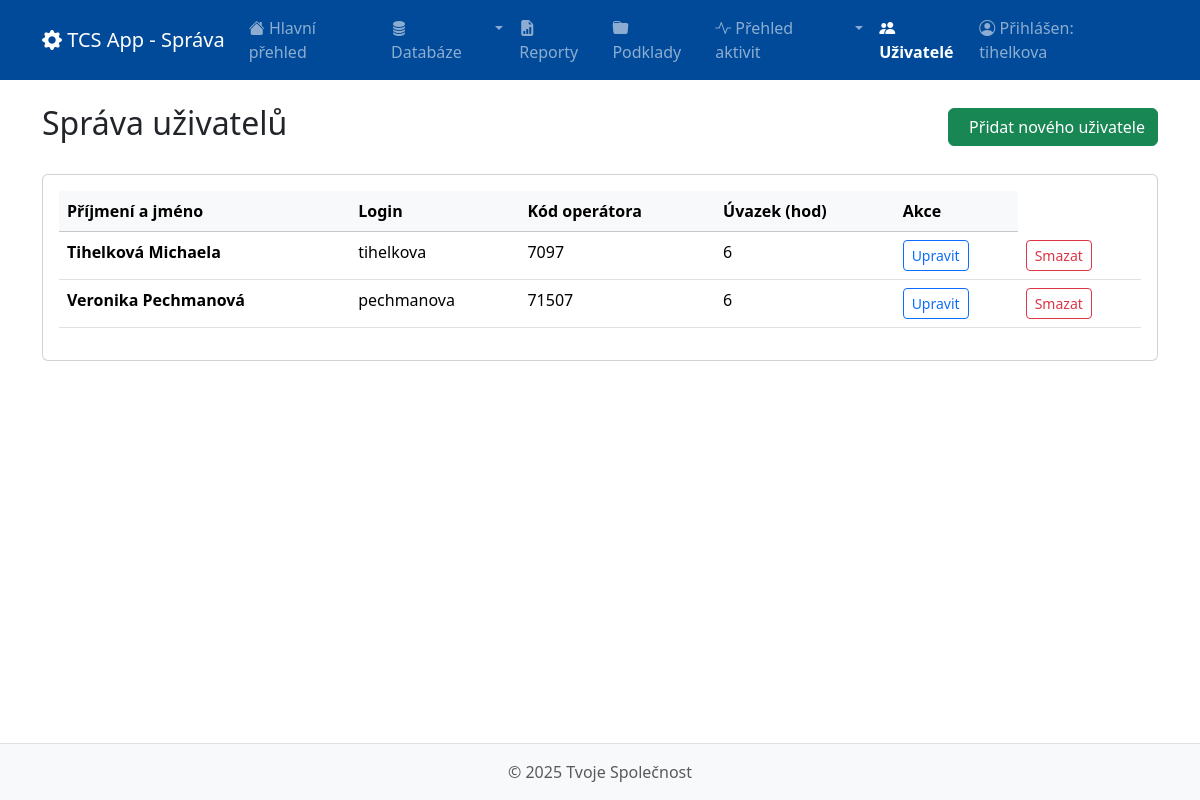
The page /sprava/uzivatele/ (signed in) on the database its author committed.
### sprava/models.py (models this page shows, shortened)
class CustomUser(AbstractUser):
    first_name = models.CharField(max_length=150, blank=False, verbose_name='Jméno')
    last_name = models.CharField(max_length=150, blank=False, verbose_name='Příjmení')
    email = models.EmailField(unique=True, null=True, blank=True, verbose_name='E-mail')
    kod_operatora = models.CharField(max_length=50, unique=True, blank=False, verbose_name="Kód operátora")
    telefonni_cislo = models.CharField(max_length=20, blank=False, verbose_name="Telefonní číslo")
    uvazek_hodiny = models.PositiveIntegerField(blank=False, verbose_name="Úvazek (v hodinách)")
    datum_narozeni = models.DateField(null=True, blank=True, verbose_name="Datum narození")
    svatek = models.DateField(null=True, blank=True, verbose_name="Svátek")
    history = HistoricalRecords()
    REQUIRED_FIELDS = ['first_name', 'last_name', 'email', 'kod_operatora', 'telefonni_cislo', 'uvazek_hodiny']

### sprava/views.py (the view)
# urls.py: path('uzivatele/', views.sprava_uzivatele_overview, name='sprava_uzivatele_overview'),
@login_required
@user_passes_test(is_admin)
def sprava_uzivatele_overview(request):
    users = CustomUser.objects.all().order_by('last_name')
    context = {
        'page_title': 'Správa uživatelů',
        'users': users,
    }
    return render(request, 'sprava/sprava_uzivatele_list.html', context)

### sprava/views.py (called while the page is built)
def is_admin(user):
    return user.is_authenticated and user.is_staff

### templates/sprava/sprava_uzivatele_list.html (shortened to what this page needs)
{% extends "sprava/base.html" %}
{% block content %}
<div class="d-flex justify-content-between align-items-center mb-4">
    <h1 class="h2">{{ page_title }}</h1>
    <a href="{% url 'sprava:user_create' %}" class="btn btn-success">
        Přidat nového uživatele
    </a>
</div>
<div class="card">
    <div class="card-body">
        <div class="table-responsive">
            <table class="table table-hover">
                <thead class="table-light">
                    <tr>
                        <th>Příjmení a jméno</th>
                        <th>Login</th>
                        <th>Kód operátora</th>
                        <th>Úvazek (hod)</th>
                        <th>Akce</th>
                    </tr>
                </thead>
                <tbody>
                    {% for u in users %}
                    <tr>
                        <td><strong>{{ u.last_name }} {{ u.first_name }}</strong></td>
                        <td>{{ u.username }}</td>
                        <td>{{ u.kod_operatora }}</td>
                        <td>{{ u.uvazek_hodiny }}</td>
                        <td>
                            <a href="{% url 'sprava:user_edit' u.id %}" class="btn btn-sm btn-outline-primary">
                                 Upravit
                            </a>
                        </td>
                        <td>
                            <a href="{% url 'sprava:user_delete' u.id %}" class="btn btn-sm btn-outline-danger">
                                 Smazat
                            </a>
                        </td>
                    </tr>
                    {% empty %}
                    <tr>
                        <td colspan="5" class="text-center text-muted">
                            V databázi nejsou žádní uživatelé.
                        </td>
                    </tr>
                    {% endfor %}
                </tbody>
            </table>
        </div>
    </div>
</div>
{% endblock %}

### templates/sprava/base.html (shortened to what this page needs)
{% load static %}
<!DOCTYPE html>
<html lang="cs">
<head>
    <link href="https://cdn.jsdelivr.net/npm/bootstrap@5.3.2/dist/css/bootstrap.min.css" rel="stylesheet">
    <link rel="stylesheet" href="https://cdn.jsdelivr.net/npm/bootstrap-icons@1.11.1/font/bootstrap-icons.css">
    <link rel="stylesheet" href="https://cdn.jsdelivr.net/npm/flatpickr/dist/flatpickr.min.css">
</head>
<body>
    <nav class="navbar navbar-expand-lg navbar-dark" style="background-color: #004a99;">
        <div class="container">
            <a class="navbar-brand" href="{% url 'sprava:sprava_dashboard' %}">
                <i class="bi bi-gear-fill"></i> TCS App - Správa
            </a>
            <div class="collapse navbar-collapse" id="navbarNav">
                <ul class="navbar-nav me-auto mb-2 mb-lg-0">
                    <li class="nav-item">
                        <a class="nav-link {% if request.resolver_match.url_name == 'sprava_dashboard' %}active{% endif %}" href="{% url 'sprava:sprava_dashboard' %}">
                            <i class="bi bi-house-fill"></i> Hlavní přehled
                        </a>
                    </li>
                    <li class="nav-item dropdown">
                        <div class="nav-link d-flex p-0">
                            <a class="nav-link {% if request.resolver_match.url_name == 'databaze_overview' %}active{% endif %}" href="{% url 'sprava:databaze_overview' %}">
                                <i class="bi bi-database-fill"></i> Databáze
                            </a>
                            <a class="nav-link dropdown-toggle dropdown-toggle-split " href="#" data-bs-toggle="dropdown" aria-expanded="false">
                            </a>
                        </div>
                    </li>
                    <li class="nav-item">
                        <a class="nav-link {% if 'reporty' in request.resolver_match.url_name %}active{% endif %}" href="{% url 'sprava:reporty_overview' %}">
                            <i class="bi bi-file-earmark-bar-graph-fill"></i> Reporty
                        </a>
                    </li>
                    <li class="nav-item">
                        <a class="nav-link {% if 'podklady' in request.resolver_match.url_name %}active{% endif %}" href="{% url 'sprava:podklady_overview' %}">
                            <i class="bi bi-folder-fill"></i> Podklady
                        </a>
                    </li>
                    <li class="nav-item dropdown">
                        <div class="nav-link d-flex p-0">
                            <a class="nav-link {% if request.resolver_match.url_name == 'sprava_aktivity_overview' %}active{% endif %}" href="{% url 'sprava:aktivity_overview' %}">
                                <i class="bi bi-activity"></i> Přehled aktivit
                            </a>
                            <a class="nav-link dropdown-toggle dropdown-toggle-split {% if request.resolver_match.url_name == 'sprava_historie_hovoru' %}active{% endif %}" href="#" data-bs-toggle="dropdown" aria-expanded="false">
                            </a>
                        </div>
                    </li>
                    <li class="nav-item">
                        <a class="nav-link {% if 'uzivatele' in request.resolver_match.url_name %}active{% endif %}" href="{% url 'sprava:sprava_uzivatele_overview' %}">
                            <i class="bi bi-people-fill"></i> Uživatelé
                        </a>
                    </li>
                </ul>
                <ul class="navbar-nav">
                    {% if user.is_authenticated %}
                        <li class="nav-item">
                            <span class="navbar-text me-3">
                                <i class="bi bi-person-circle"></i> Přihlášen: {{ user.username }}
                            </span>
                        </li>
                    {% endif %}
                </ul>
            </div>
        </div>
    </nav>
    <main class="container mt-4 mb-5">
        {% block content %}{% endblock %}
    </main>
    <footer class="footer mt-auto py-3 bg-light fixed-bottom border-top">
        <div class="container text-center">
            <span class="text-muted">© {% now "Y" %} Tvoje Společnost</span>
        </div>
    </footer>
</body>
</html>

### templates/sprava/base.html (style rules this page uses)
body { padding-bottom: 70px; }
.navbar-nav .nav-link.active { font-weight: bold; color: #ffffff !important; }

### rows shown on the page
CustomUser: username "tihelkova", last_name "Tihelková", first_name "Michaela", kod_operatora "7097", uvazek_hodiny "6"
CustomUser: last_name "Veronika", first_name "Pechmanová", username "pechmanova", kod_operatora "71507", uvazek_hodiny "6"

### other values the page prints
{{ page_title }} "Správa uživatelů"
